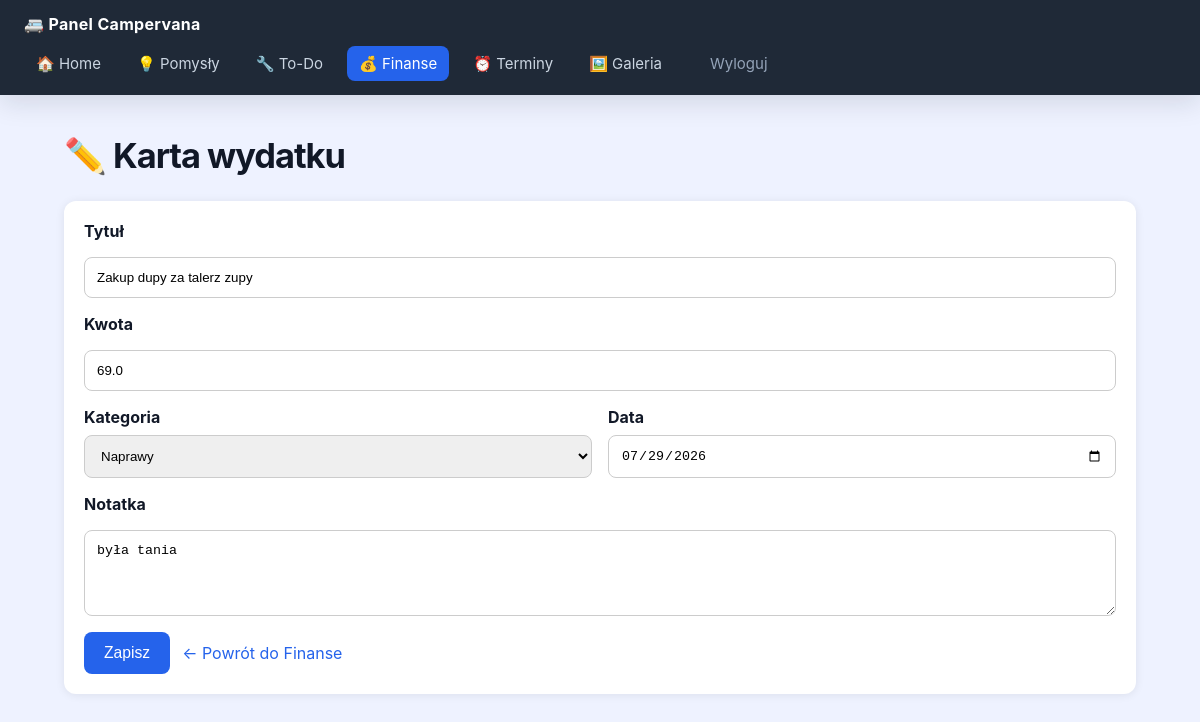
The page /expenses/card/1 (signed in) on the database its author committed.
### tables this page shows
CREATE TABLE expenses (
            id INTEGER PRIMARY KEY AUTOINCREMENT,
            title TEXT NOT NULL,
            amount REAL NOT NULL,
            category TEXT NOT NULL DEFAULT 'other',
            expense_date TEXT NOT NULL,
            note TEXT DEFAULT '',
            created_at TEXT DEFAULT CURRENT_TIMESTAMP
        );

### app.py (the view, shortened to what this page needs)
@app.route("/expenses/card/<int:expense_id>", methods=["GET", "POST"])
@login_required
def expense_card(expense_id):
    expense = db.get_expense(expense_id)
    if not expense:
        return redirect(url_for("finanse"))
    return render_template(
        "expense_card.html",
        active_page="finanse",
        expense=expense,
        categories=db.EXPENSE_CATEGORIES,
        category_labels=db.EXPENSE_CATEGORY_LABELS,
    )

### app.py (called while the page is built)
def login_required(view_func):
    @wraps(view_func)
    def wrapped(*args, **kwargs):
        if not session.get("logged_in"):
            return redirect(url_for("login"))
        return view_func(*args, **kwargs)
    return wrapped

### db.py (called while the page is built)
def get_connection():
    conn = sqlite3.connect(DB_FILE)
    conn.row_factory = sqlite3.Row
    return conn

def get_expense(expense_id):
    conn = get_connection()
    row = conn.execute("SELECT * FROM expenses WHERE id = ?", (expense_id,)).fetchone()
    conn.close()
    return row

### templates/expense_card.html (shortened to what this page needs)
{% extends "base.html" %}
{% block content %}
    <h1>✏️ Karta wydatku</h1>
    <form action="/expenses/card/{{ expense.id }}" method="post" style="display:grid; gap:16px; background:white; padding:20px; border-radius:12px; box-shadow:0 1px 10px rgba(0,0,0,0.08);">
        <label style="font-weight:700;">Tytuł</label>
        <input type="text" name="title" value="{{ expense.title }}" style="width:100%; padding:12px; border:1px solid #ccc; border-radius:8px;">
        <label style="font-weight:700;">Kwota</label>
        <input type="text" name="amount" value="{{ expense.amount }}" style="width:100%; padding:12px; border:1px solid #ccc; border-radius:8px;">
        <div style="display:grid; grid-template-columns: 1fr 1fr; gap:16px;">
            <div>
                <label style="font-weight:700; display:block; margin-bottom:8px;">Kategoria</label>
                <select name="category" style="width:100%; padding:12px; border:1px solid #ccc; border-radius:8px;">
                    {% for category in categories %}
                    <option value="{{ category }}" {% if expense.category == category %}selected{% endif %}>{{ category_labels[category] }}</option>
                    {% endfor %}
                </select>
            </div>
            <div>
                <label style="font-weight:700; display:block; margin-bottom:8px;">Data</label>
                <input type="date" name="expense_date" value="{{ expense.expense_date }}" style="width:100%; padding:12px; border:1px solid #ccc; border-radius:8px;">
            </div>
        </div>
        <label style="font-weight:700;">Notatka</label>
        <textarea name="note" rows="4" style="width:100%; padding:12px; border:1px solid #ccc; border-radius:8px;">{{ expense.note }}</textarea>
        <div style="display:flex; gap:12px; align-items:center; flex-wrap:wrap;">
            <button type="submit" style="padding:12px 20px; background:#2563eb; color:white; border:none; border-radius:8px; cursor:pointer;">Zapisz</button>
            <a href="/finanse" style="color:#2563eb; text-decoration:none;">← Powrót do Finanse</a>
        </div>
    </form>
{% endblock %}

### templates/base.html (style rules this page uses)
body { font-family: Inter, -apple-system, BlinkMacSystemFont, "Segoe UI", sans-serif; margin: 0; background: #eef2ff; color: #111827; }
*, *::before, *::after { box-sizing: border-box; }
h1 { margin-bottom: 24px; font-size: 2.15rem; letter-spacing: -0.03em; }
button, .btn { padding: 13px 18px; font-size: 0.98rem; border: none; border-radius: 14px; background: #2563eb; color: white; cursor: pointer; transition: transform 0.2s ease, background 0.2s ease; }

### rows shown on the page
expenses: title "Zakup dupy za talerz zupy", amount "69.0", category "Naprawy", expense_date "07/29/2026", note "była tania"
